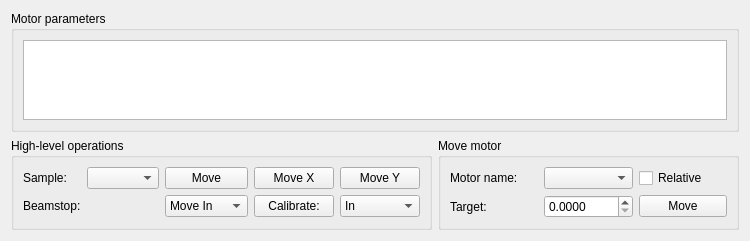
<?xml version="1.0" encoding="UTF-8"?>
<ui version="4.0">
 <class>Form</class>
 <widget class="QWidget" name="Form">
  <property name="geometry">
   <rect>
    <x>0</x>
    <y>0</y>
    <width>750</width>
    <height>241</height>
   </rect>
  </property>
  <property name="windowTitle">
   <string>Motor overview</string>
  </property>
  <property name="windowIcon">
   <iconset resource="../../../../resource/icons/icons.qrc">
    <normaloff>:/icons/motor.svg</normaloff>:/icons/motor.svg</iconset>
  </property>
  <layout class="QVBoxLayout" name="verticalLayout">
   <item>
    <widget class="QGroupBox" name="groupBox">
     <property name="sizePolicy">
      <sizepolicy hsizetype="Preferred" vsizetype="Preferred">
       <horstretch>0</horstretch>
       <verstretch>1</verstretch>
      </sizepolicy>
     </property>
     <property name="title">
      <string>Motor parameters</string>
     </property>
     <layout class="QVBoxLayout" name="verticalLayout_2">
      <item>
       <widget class="QTreeView" name="treeView">
        <property name="sizePolicy">
         <sizepolicy hsizetype="MinimumExpanding" vsizetype="Minimum">
          <horstretch>0</horstretch>
          <verstretch>0</verstretch>
         </sizepolicy>
        </property>
        <property name="verticalScrollBarPolicy">
         <enum>Qt::ScrollBarAlwaysOff</enum>
        </property>
        <property name="horizontalScrollBarPolicy">
         <enum>Qt::ScrollBarAlwaysOff</enum>
        </property>
        <property name="sizeAdjustPolicy">
         <enum>QAbstractScrollArea::AdjustToContentsOnFirstShow</enum>
        </property>
        <property name="alternatingRowColors">
         <bool>true</bool>
        </property>
       </widget>
      </item>
     </layout>
    </widget>
   </item>
   <item>
    <layout class="QHBoxLayout" name="horizontalLayout">
     <item>
      <widget class="QGroupBox" name="highLevelGroupBox">
       <property name="title">
        <string>High-level operations</string>
       </property>
       <layout class="QGridLayout" name="gridLayout">
        <item row="0" column="2">
         <widget class="QPushButton" name="movetoSamplePushButton">
          <property name="text">
           <string>Move</string>
          </property>
         </widget>
        </item>
        <item row="0" column="1">
         <widget class="QComboBox" name="sampleNameComboBox"/>
        </item>
        <item row="0" column="3">
         <widget class="QPushButton" name="movetoSampleXPushButton">
          <property name="text">
           <string>Move X</string>
          </property>
         </widget>
        </item>
        <item row="0" column="0">
         <widget class="QLabel" name="label">
          <property name="text">
           <string>Sample:</string>
          </property>
         </widget>
        </item>
        <item row="0" column="4">
         <widget class="QPushButton" name="movetoSampleYPushButton">
          <property name="text">
           <string>Move Y</string>
          </property>
         </widget>
        </item>
        <item row="1" column="0">
         <widget class="QLabel" name="label_2">
          <property name="text">
           <string>Beamstop:</string>
          </property>
         </widget>
        </item>
        <item row="1" column="1">
         <widget class="QLabel" name="label_3">
          <property name="text">
           <string/>
          </property>
         </widget>
        </item>
        <item row="1" column="2">
         <widget class="QComboBox" name="beamstopControlComboBox">
          <property name="currentIndex">
           <number>0</number>
          </property>
          <item>
           <property name="text">
            <string>Move In</string>
           </property>
          </item>
          <item>
           <property name="text">
            <string>Move Out</string>
           </property>
          </item>
         </widget>
        </item>
        <item row="1" column="3">
         <widget class="QPushButton" name="calibrateBeamstopPushButton">
          <property name="text">
           <string>Calibrate:</string>
          </property>
         </widget>
        </item>
        <item row="1" column="4">
         <widget class="QComboBox" name="beamstopCalibrationTargetComboBox">
          <item>
           <property name="text">
            <string>In</string>
           </property>
          </item>
          <item>
           <property name="text">
            <string>Out</string>
           </property>
          </item>
         </widget>
        </item>
       </layout>
      </widget>
     </item>
     <item>
      <widget class="QGroupBox" name="moveMotorGroupBox">
       <property name="title">
        <string>Move motor</string>
       </property>
       <layout class="QGridLayout" name="gridLayout_2">
        <item row="1" column="0">
         <widget class="QLabel" name="label_5">
          <property name="text">
           <string>Target:</string>
          </property>
         </widget>
        </item>
        <item row="0" column="0">
         <widget class="QLabel" name="label_4">
          <property name="text">
           <string>Motor name:</string>
          </property>
         </widget>
        </item>
        <item row="0" column="1">
         <widget class="QComboBox" name="motorNameComboBox"/>
        </item>
        <item row="1" column="1">
         <widget class="QDoubleSpinBox" name="motorTargetDoubleSpinBox">
          <property name="decimals">
           <number>4</number>
          </property>
         </widget>
        </item>
        <item row="0" column="2">
         <widget class="QCheckBox" name="relativeMovementCheckBox">
          <property name="text">
           <string>Relative</string>
          </property>
         </widget>
        </item>
        <item row="1" column="2">
         <widget class="QPushButton" name="moveMotorPushButton">
          <property name="text">
           <string>Move</string>
          </property>
          <property name="icon">
           <iconset theme="system-run">
            <normaloff>.</normaloff>.</iconset>
          </property>
          <property name="autoDefault">
           <bool>true</bool>
          </property>
         </widget>
        </item>
       </layout>
      </widget>
     </item>
    </layout>
   </item>
  </layout>
 </widget>
 <tabstops>
  <tabstop>treeView</tabstop>
  <tabstop>sampleNameComboBox</tabstop>
  <tabstop>movetoSamplePushButton</tabstop>
  <tabstop>movetoSampleXPushButton</tabstop>
  <tabstop>movetoSampleYPushButton</tabstop>
  <tabstop>beamstopControlComboBox</tabstop>
  <tabstop>calibrateBeamstopPushButton</tabstop>
  <tabstop>beamstopCalibrationTargetComboBox</tabstop>
  <tabstop>motorNameComboBox</tabstop>
  <tabstop>relativeMovementCheckBox</tabstop>
  <tabstop>motorTargetDoubleSpinBox</tabstop>
  <tabstop>moveMotorPushButton</tabstop>
 </tabstops>
 <resources>
  <include location="../../../../resource/icons/icons.qrc"/>
 </resources>
 <connections/>
</ui>
